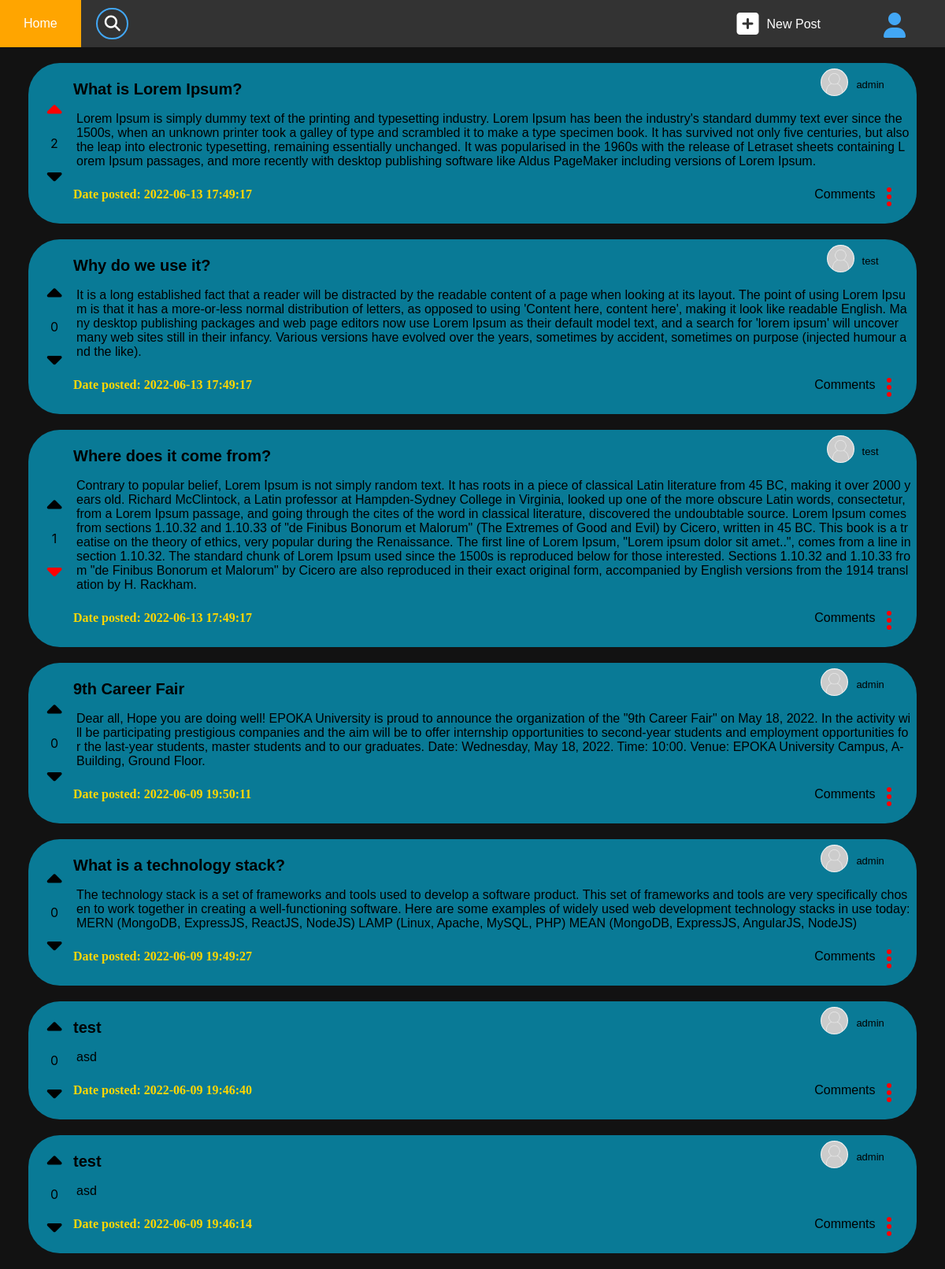
Page /home (signed in) on the committed database.
### tables this page shows
CREATE TABLE `votes` (
  `voteId` int(11) NOT NULL,
  `postId` int(11) NOT NULL,
  `username` varchar(20) NOT NULL,
  `value` tinyint(1) NOT NULL,
  `timestampSubmitted` timestamp NOT NULL DEFAULT current_timestamp() ON UPDATE current_timestamp()
);

CREATE TABLE `posts` (
  `postId` int(11) NOT NULL,
  `title` varchar(100) NOT NULL,
  `content` mediumtext NOT NULL,
  `username` varchar(20) NOT NULL,
  `timestampPosted` timestamp NOT NULL DEFAULT '1970-12-31 22:00:01',
  `timestampUpdated` timestamp NOT NULL DEFAULT current_timestamp() ON UPDATE current_timestamp()
);

### home/index.php (the view, shortened to what this page needs)
<!DOCTYPE html>
<html>
<head>
    <link rel="stylesheet" type="text/css" href="/askepoka.al/assets/stylesheet.css" />
    <link rel="stylesheet" type="text/css" href="/askepoka.al/assets/css/posts_stylesheet.css" />
    <link rel="stylesheet" href="/askepoka.al/templates/dots_dropdown.css">
</head>
<body>
    <link rel="stylesheet" type="text/css" href="/askepoka.al/templates/navbar/nav_stylesheet.css" />
    <div class="navbar">
        <div class="navbar-container">
            <button class="menu-item" onclick="location.href='/askepoka.al/'">
                Home
            </button>
            <button class="menu-item menu-search">
                <div class="search-box">
                    <form name="search" action="/askepoka.al/home">
                        <span class="fa fa-lg fa-search" style="margin-right: -35px;"></span>
                        <input type="text" class="search-input-default" name="search" id="search" spellcheck="false" oninput="searchMouseOut()" onmouseover="searchMouseOver()" onmouseout="searchMouseOut()">
                    </form>
                </div>
            </button>
            <button class="menu-item dropdown" id="navAccountMenu" style="float: right;" onclick="location.href='/askepoka.al/account'">
                <div class="fa fa-2x fa-user menu-item-div" style="margin-top: 3px; padding-right: 20px; padding-left: 20px;">
                </div>
            </button>
            <button class="menu-item" style="float: right;" onclick="location.href='/askepoka.al/post'">
                <div class="fa fa-2x fa-square-plus"></div>
                <div class="menu-item-div" style="margin-top: 8px; margin-left: 10px;">New Post</div>
            </button>
        </div>
    </div>
    <?php
    require(ROOT_DIR . "/src/database.php");
    require(ROOT_DIR . "/src/functions.php");
    try {
        if (isset($_GET["search"])) {
            $param = "%" . strtolower($_GET['search']) . "%";
            $sql = 'SELECT `posts`.`postId` as postId, title, content, `posts`.`username` as username, timestampPosted, timestampUpdated, voteId, value, timestampSubmitted
            FROM `posts`
            LEFT OUTER JOIN `votes` ON `votes`.`postId` = `posts`.`postId` AND `votes`.`username`= ? WHERE LOWER(title) LIKE ? OR LOWER(content) LIKE ? ORDER BY timestampPosted DESC LIMIT 10';
            $stmt = $conn->prepare($sql);
            $stmt->execute([$_SESSION["username"], $param, $param]);
        } else {
            $sql = 'SELECT `posts`.`postId` as postId, title, content, `posts`.`username` as username, timestampPosted, timestampUpdated, voteId, value, timestampSubmitted
            FROM `posts`
            LEFT OUTER JOIN `votes` ON `votes`.`postId` = `posts`.`postId` AND `votes`.`username`= ?
            ORDER BY timestampPosted DESC LIMIT 10;';
            $stmt = $conn->prepare($sql);
            $stmt->execute([$_SESSION["username"]]);
        }
        $results = $stmt->fetchAll();
        foreach ($results as $row) {
            $postId = $row["postId"];
            $postTitle = $row["title"];
            $postContent = makeUrltoLink($row["content"]);
            $postUser = $row["username"];
            $timestampPosted = $row["timestampPosted"];
            $sql_votes = 'SELECT SUM(value) as cnt FROM votes WHERE `postId` = ?';
            $stmt_votes = $conn->prepare($sql_votes);
            $stmt_votes->execute([$postId]);
            $results_votes = $stmt_votes->fetch();
            $votesCNT = $results_votes["cnt"];
            if ($votesCNT == null)
                $votesCNT = 0;
            $userVoteValue = $row["value"];
            if ($userVoteValue == null)
                $userVoteValue = 0;
            $upBtnClass = "";
            if ($userVoteValue == 1) {
                $upBtnClass = "vote-btn-checked";
            }
            $downBtnClass = "";
            if ($userVoteValue == -1) {
                $downBtnClass = "vote-btn-checked";
            }
            $postControlsUser = "";
            if ($postUser === getAuthUsername()) {
                $postControlsUser = '<div onclick="confirmDelete(' . $postId . ', \'' . ROOT_URL . '/home' . '\')"> Delete </div>';
            }
            echo '
            <div class="card" id="post_' . $postId . '">
            <table class="card-table">
                <tr class="card-table">
                    <td rowspan="3" colspan="1" class="card-table card-votes">
                        <div class="votes">
                            <div id="upBtn_' . $postId . '" class="fa-solid fa-caret-up vote-btn-unchecked ' . $upBtnClass . '" onclick="upVote(' . $postId . ')"></div>
                            <p class="post-cnt" id="post_' . $postId . '_cnt">' . $votesCNT . '</p>
                            <div id="downBtn_' . $postId . '" class="fa-solid fa-caret-down vote-btn-unchecked ' . $downBtnClass . '" onclick="downVote(' . $postId . ')"></div>
                        </div>
                    </td>
                    <td class="card-table card-title">
                        ' . $postTitle . '
                    </td>
                    <td  nowrap>
                        <button onclick="location.href=\'/askepoka.al/account?username=' . $postUser . '\'" class="card-button">
                        <div class="posted-by-div"><img src="/askepoka.al/assets/images/defaultAvatar.jpg" alt="Avatar" class="avatar">
                            <p class="posted-by-username">' . $postUser . '</p>
                        </div>
                        </button>
                    </td>
                </tr>
                <tr class="card-table">
                    <td colspan="3" class="card-table card-content">' . $postContent . '</td>
                </tr>
                <tr class="card-table">
                    <td colspan="1" class="card-table card-date">
                        <p class="posted-date">Date posted: ' . $timestampPosted . '</p>
                    </td colspan="1" class="card-table card-controls">
                    <td nowrap class="card-table card-controls">
                        <div class="card-comment-btn">Comments</div>
                        <div class="dots_dropdown card-settings">
                            <ul class="dropbtn icons" onclick="showDotsDropdown('.$postId.')">
                                <li></li>
                                <li></li>
                                <li></li>
                            </ul>
                            <div id="card_menu_dropdown_'.$postId.'" class="dots_dropdown-content">
                                '.$postControlsUser .'
                            </div>
                        </div>
                    </td>
                </tr>
            </table>
        </div>';
        }
    } catch (Exception $e) {
        echo $e;
    };
    ?>
</body>
</html>

### src/functions.php
<?php
function makeUrltoLink($string)
{
    $reg_pattern = "/(((http|https|ftp|ftps)\:\/\/)|(www\.))[a-zA-Z0-9\-\.]+\.[a-zA-Z]{2,3}(\:[0-9]+)?(\/\S*)?/";
    return preg_replace($reg_pattern, '<a href="$0" target="_blank" rel="noopener noreferrer">$0</a>', $string);
}

### assets/stylesheet.css (style rules this page uses)
body { margin: 0px; background-color: #121212; color: rgb(196, 196, 196); font-family: -apple-system, BlinkMacSystemFont, sans-serif; }

### assets/css/posts_stylesheet.css (style rules this page uses)
.card { width: 94%; text-align: center; background-color: white; border-radius: 40px; margin: 1%; margin-left: 3%; margin-top: 20px; margin-bottom: 20px; background-color: #097a96; }
.vote-btn-unchecked { color: black; font-size: 30px; cursor: pointer }
.vote-btn-checked { color: red; font-size: 30px; cursor: pointer }
.card-title { width: 100%; word-break: break-all; display: flex; font-size: 20px; color: black; padding-top: 20px; font-weight: 700; padding-bottom: 10px; font-family: Arial; justify-content: space-between; }
.card-content { width: 100%; word-break: break-all; text-align: left; padding: 5px; color: black; font-family: 'Gill Sans', 'Gill Sans MT', Calibri, 'Trebuchet MS', sans-serif; }
.card-date { width: 100%; padding-bottom: 10px; color: rgb(0, 0, 0); text-align: left; font-family: Cambria, Cochin, Georgia, Times, 'Times New Roman', serif; color: gold; font-weight: bold; }
.card-controls { text-align: right; padding-right: 30px; padding-bottom: 10px; color: rgb(0, 0, 0); font-family: 'Franklin Gothic Medium', 'Arial Narrow', Arial, sans-serif; }
.card-comment-btn { display: inline-block; cursor: pointer }
.card-settings { display: inline-block; }
.card-votes { color: black; }
.votes { float: left; text-align: center; padding-left: 10px; width: 40px; height: 100%; }
.avatar { vertical-align: middle; width: 35px; height: 35px; border-radius: 50%; }
.posted-by-username { font-size: 13px; padding-left: 10px; }
.posted-by-div { float: right; display: flex; flex-direction: row; margin-right: 30px; font-family: Verdana, Geneva, Tahoma, sans-serif; }
.card-button { background-color: none; border: none; background: none; }

### templates/dots_dropdown.css (style rules this page uses)
.icons li { background: none repeat scroll 0 0 red; height: 6px; width: 6px; line-height: 0; list-style: none outside none; margin-top: 3px; vertical-align: top; border-radius: 50%; pointer-events: none; }
.dropbtn { padding: 0px; padding-left: 10px; margin-top: -10px; margin-bottom: -10px; color: white; cursor: pointer; }
.dots_dropdown { padding: 0xp; position: relative; display: inline-block; }

### templates/navbar/nav_stylesheet.css (style rules this page uses)
.dropdown { float: right; overflow: hidden; }
.navbar { overflow: hidden; background-color: #333; font-family: Arial; height: 60px; text-align: center; align-items: center; }
.navbar-container { border: none; float: left; font-size: 16px; color: white; height: 100%; width: 100%; overflow: hidden; text-decoration: none; text-align: center; align-items: center; display: block; }
.menu-item { border: none; float: left; font-size: 16px; color: white; height: 100%; text-decoration: none; overflow: hidden; text-align: center; align-items: center; outline: none; background-color: inherit; font-family: inherit; float: left; margin: 0px; padding-left: 30px; padding-right: 30px; }
.menu-item-div { float: right; }
.menu-search { background-color: inherit; font-size: 16px; font-family: inherit; align-items: center; text-align: center; margin: auto; }
.search-input-default { padding: 2px; padding-left: 35px; width: 40px; height: 40px; background: none; border: 2px solid #42a7f5; border-radius: 50px; box-sizing: border-box; font-family: Comic Sans MS; font-size: 16px; color: white; outline: none; transition: .5s; }
.fa-search { color: white; }
.fa-user { color: #42a7f5; }
.fa-square-plus { color: white; }

### rows in the picture
votes: value 1 (drawn), votesCNT "2", postId.title "What is Lorem Ipsum?", postId.username "admin", postId.content "Lorem Ipsum is simply dummy text of the printing and typesetting industry. Lorem Ipsum has been the industry's standard dummy text ever since the 1500s, when an unknown printer took a galley of type and scrambled it to make a type specimen book. It has survived not only five centuries, but also the leap into electronic typesetting, remaining essentially unchanged. It was popularised in the 1960s with the release of Letraset sheets containing Lorem Ipsum passages, and more recently with desktop publishing software like Aldus PageMaker including versions of Lorem Ipsum.", postId.timestampPosted "2022-06-13 17:49:17"
posts: votesCNT "0", title "Why do we use it?", username "test", content "It is a long established fact that a reader will be distracted by the readable content of a page when looking at its layout. The point of using Lorem Ipsum is that it has a more-or-less normal distribution of letters, as opposed to using 'Content here, content here', making it look like readable English. Many desktop publishing packages and web page editors now use Lorem Ipsum as their default model text, and a search for 'lorem ipsum' will uncover many web sites still in their infancy. Various versions have evolved over the years, sometimes by accident, sometimes on purpose (injected humour and the like).", timestampPosted "2022-06-13 17:49:17"
votes: votesCNT "1", value -1 (drawn), postId.title "Where does it come from?", postId.username "test", postId.content "Contrary to popular belief, Lorem Ipsum is not simply random text. It has roots in a piece of classical Latin literature from 45 BC, making it over 2000 years old. Richard McClintock, a Latin professor at Hampden-Sydney College in Virginia, looked up one of the more obscure Latin words, consectetur, from a Lorem Ipsum passage, and going through the cites of the word in classical literature, discovered the undoubtable source. Lorem Ipsum comes from sections 1.10.32 and 1.10.33 of \"de Finibus Bonorum et Malorum\" (The Extremes of Good and Evil) by Cicero, written in 45 BC. This book is a treatise on the theory of ethics, very popular during the Renaissance. The first line of Lorem Ipsum,…", postId.timestampPosted "2022-06-13 17:49:17"
posts: votesCNT "0", title "9th Career Fair", username "admin", content "Dear all, Hope you are doing well! EPOKA University is proud to announce the organization of the \"9th Career Fair\" on May 18, 2022. In the activity will be participating prestigious companies and the aim will be to offer internship opportunities to second-year students and employment opportunities for the last-year students, master students and to our graduates. Date: Wednesday, May 18, 2022. Time: 10:00. Venue: EPOKA University Campus, A-Building, Ground Floor.", timestampPosted "2022-06-09 19:50:11"
posts: votesCNT "0", title "What is a technology stack?", username "admin", content "The technology stack is a set of frameworks and tools used to develop a software product. This set of frameworks and tools are very specifically chosen to work together in creating a well-functioning software. Here are some examples of widely used web development technology stacks in use today: MERN (MongoDB, ExpressJS, ReactJS, NodeJS) LAMP (Linux, Apache, MySQL, PHP) MEAN (MongoDB, ExpressJS, AngularJS, NodeJS)", timestampPosted "2022-06-09 19:49:27"
posts: votesCNT "0", title "test", username "admin", content "asd", timestampPosted "2022-06-09 19:46:40"
posts: votesCNT "0", title "test", username "admin", content "asd", timestampPosted "2022-06-09 19:46:14"
